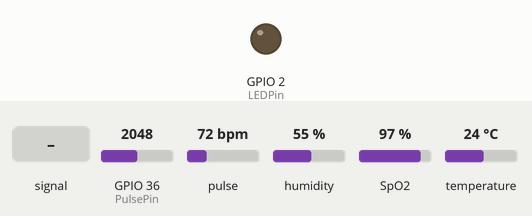
This sketch was run on a simulated ESP32. Parts: output pins drawn as LEDs (lit = HIGH). The inputs (shaded band) are chosen by the test bench; at power-on: GPIO 36 (PulsePin) = 2048, pulse 72 bpm, humidity 55 %, SpO2 97 %, temperature 24 °C. Random numbers use the default seed unless the sketch sets one; what the sketch prints to the serial monitor is not drawn.

Above: at 2.2 s.
2.3 s: GPIO 36 (PulsePin) fed a 200 Hz sine of ±1842 counts around its level
5.8 s: GPIO 36 (PulsePin) set to 122
At 6.3 s:
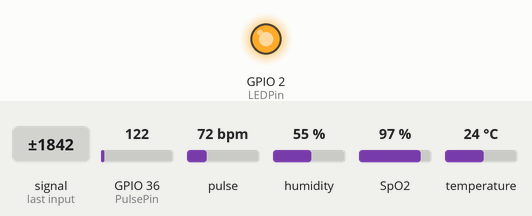
7.3 s: GPIO 36 (PulsePin) set to 227
8.8 s: GPIO 36 (PulsePin) set to 263
At 10.0 s:
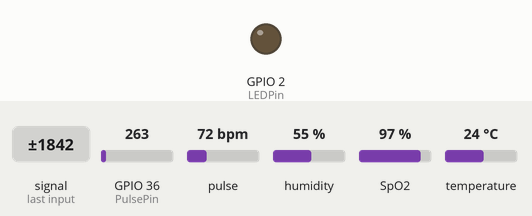
16.3 s: GPIO 36 (PulsePin) set to 60
At 16.9 s:
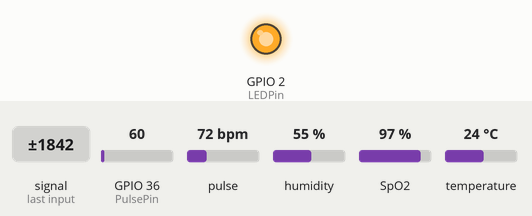
Timing chart, 0 to 18.8 s (numbered marks = the images above; inputs shaded):
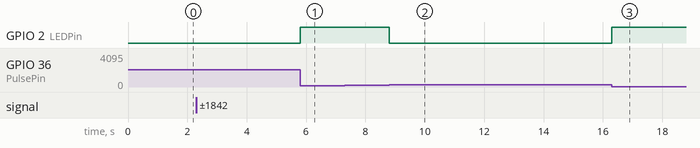

The sketch:

FULL_Code.ino
```cpp
// === Libraries ===
#include <Wire.h>
#include <DHT.h>
#include "MAX30100_PulseOximeter.h"

// === DHT11 Setup ===
#define DHTPIN 14              // Change to your DHT11 data pin
#define DHTTYPE DHT11
DHT dht(DHTPIN, DHTTYPE);

// === MAX30100 Setup ===
PulseOximeter pox;
#define REPORTING_PERIOD_MS 1000
uint32_t tsLastReport = 0;

// === SEN-11574 Pulse Sensor Setup ===
#define PulsePin 36            // Analog input pin (GPIO36 on ESP32)
#define LEDPin 2               // On-board LED (optional)
int Threshold = 250;           // Adjust based on your sensor's signal
bool beatDetected = false;
int Signal = 0;
unsigned long lastBeatTime = 0;
unsigned long currentTime = 0;
int BPM = 0;

// === Beat Callback ===
void onBeatDetected() {
  Serial.println("Beat Detected (MAX30100)!");
}

void setup() {
  Serial.begin(115200);
  pinMode(LEDPin, OUTPUT);
  randomSeed(analogRead(0));  // Seed for random number generation

  // DHT11 Init
  dht.begin();

  // MAX30100 Init
  Serial.print("Initializing MAX30100... ");
  if (!pox.begin()) {
    Serial.println("FAILED. Please check wiring!");
    while (1);
  } else {
    Serial.println("SUCCESS");
    delay(1000);  // Allow time for sensor to stabilize
  }
  pox.setOnBeatDetectedCallback(onBeatDetected);
}

void loop() {
  // === DHT11 Read ===
  float temp = dht.readTemperature();
  float humidity = dht.readHumidity();

  // === MAX30100 Update ===
  pox.update();
  float heartRate = pox.getHeartRate();
  float spO2 = pox.getSpO2();

  // === Pulse Sensor Read ===
  Signal = analogRead(PulsePin);
  currentTime = millis();

  if (Signal < Threshold && !beatDetected) {
    beatDetected = true;
    unsigned long timeBetweenBeats = currentTime - lastBeatTime;
    if (timeBetweenBeats > 300) {  // Avoid noise (minimum 200ms between beats)
      BPM = 60000 / timeBetweenBeats;
      lastBeatTime = currentTime;
      digitalWrite(LEDPin, HIGH);
    }
  }

  if (Signal > Threshold && beatDetected) {
    beatDetected = false;
    digitalWrite(LEDPin, LOW);
  }

  // === Print Combined Output Every Second ===
  if (millis() - tsLastReport > REPORTING_PERIOD_MS) {
    Serial.println("==================================");

    // Temperature (DHT11) - Fallback: Random between 20°C - 30°C
    if (!isnan(temp)) {
      Serial.print("🌡️ Temperature (DHT11): ");
      Serial.print(temp);
      Serial.println(" °C");
    } else {
      temp = random(200, 301) / 10.0;  // 20.0 - 30.0°C
      Serial.print("🌡️ Temperature (Simulated): ");
      Serial.print(temp);
      Serial.println(" °C");
    }

    // Humidity (DHT11) - Fallback: Random between 40% - 80%
    if (!isnan(humidity)) {
      Serial.print("💧 Humidity (DHT11): ");
      Serial.print(humidity);
      Serial.println(" %");
    } else {
      humidity = random(40, 81);  // 40% - 80%
      Serial.print("💧 Humidity (Simulated): ");
      Serial.print(humidity);
      Serial.println(" %");
    }

    // Heart Rate (MAX30100) - Fallback: Random between 60 - 100 bpm
    if (heartRate > 30 && heartRate < 250) {
      Serial.print("❤️ Heart Rate (MAX30100): ");
      Serial.print(heartRate);
      Serial.println(" bpm");
    } else {
      heartRate = random(60, 101);  // 60 - 100 bpm
      Serial.print("❤️ Heart Rate (Simulated): ");
      Serial.print(heartRate);
      Serial.println(" bpm");
    }

    // SpO2 (MAX30100) - Fallback: Random between 95% - 99%
    if (spO2 > 70 && spO2 <= 100) {
      Serial.print("🩸 SpO2 (MAX30100): ");
      Serial.print(spO2);
      Serial.println(" %");
    } else {
      spO2 = random(95, 100);  // 95% - 99%
      Serial.print("🩸 SpO2 (Simulated): ");
      Serial.print(spO2);
      Serial.println(" %");
    }

    // Pulse Rate (SEN-11574) - Fallback: Random between 60 - 100 bpm
    if (BPM > 30 && BPM < 250) {
      Serial.print("💓 Pulse Rate (SEN-11574): ");
      Serial.print(BPM);
      Serial.println(" bpm");
    } else {
      BPM = random(60, 101);  // 60 - 100 bpm
      Serial.print("💓 Pulse Rate (Simulated): ");
      Serial.print(BPM);
      Serial.println(" bpm");
    }

    // === Blood Pressure Simulation (Random) ===
    int systolic = random(90, 141);  // 90 - 140 mmHg
    int diastolic = random(60, 91);  // 60 - 90 mmHg
    Serial.print("🩺 Blood Pressure (Simulated): ");
    Serial.print(systolic);
    Serial.print("/");
    Serial.print(diastolic);
    Serial.println(" mmHg");

    Serial.println("==================================");
    tsLastReport = millis();
  }
}
```

Measured:
- the behaviour switches between 250 and 251 on GPIO 36 (PulsePin) (found by bisection; images 1 and 2)
- after the input at 5.8 s, GPIO 2 (LEDPin): LOW → HIGH at once
- after the input at 7.3 s, every drawn part: stays the same
- after the input at 8.8 s, GPIO 2 (LEDPin): HIGH → LOW at once
- after the input at 16.3 s, GPIO 2 (LEDPin): LOW → HIGH at once
